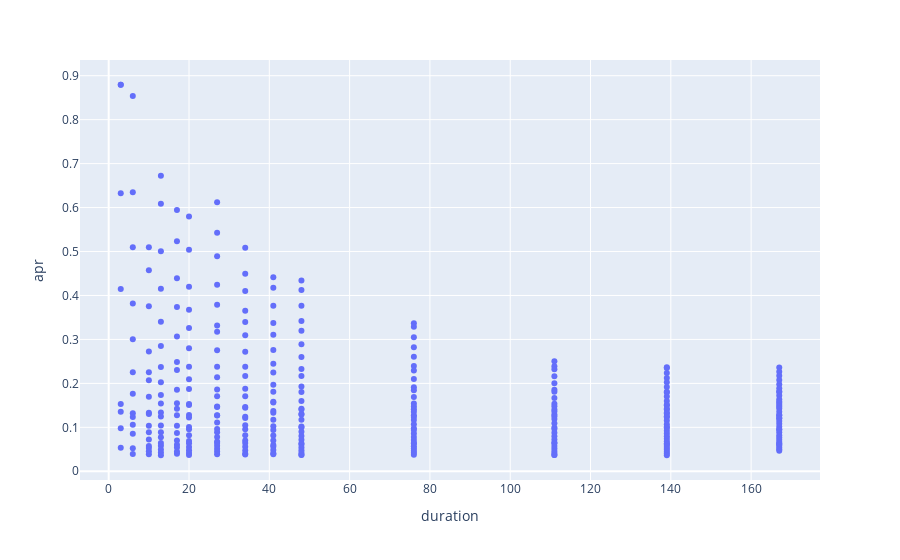

The notebook cell saved with this chart:
### Code cell
fig = px.scatter(df, x="duration", y="apr", hover_data=["strikePrice", "id", "1000return"])
fig.show()

### Figure 1 — Plotly figure (JSON) as saved in the notebook; plotly's stock layout.template omitted (floating-point values rounded to 4 significant figures; data arrays with more than 128 entries replaced by an {"elided": "..."} marker saying what was removed)
{"data": [{"customdata": {"elided": "331x3 mixed values"}, "hovertemplate": "duration=%{x}<br>apr=%{y}<br>strikePrice=%{customdata[0]}<br>id=%{customdata[1]}<br>1000return=%{customdata[2]}<extra></extra>", "legendgroup": "", "marker": {"color": "#636efa", "symbol": "circle"}, "mode": "markers", "name": "", "orientation": "v", "showlegend": false, "type": "scatter", "x": {"elided": "331 int values"}, "xaxis": "x", "y": {"elided": "331 float values"}, "yaxis": "y"}], "layout": {"legend": {"tracegroupgap": 0}, "margin": {"t": 60}, "xaxis": {"anchor": "y", "domain": [0, 1], "title": {"text": "duration"}}, "yaxis": {"anchor": "x", "domain": [0, 1], "title": {"text": "apr"}}}}
